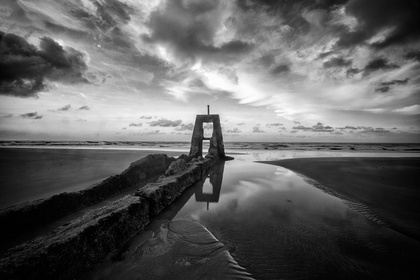
%> input picture Lab 12/A.jpg, 420 x 280 px, shrunk from 1500 x 1000 before the run
$ octave Q1.m   (GNU Octave 9; MATLAB toolbox functions it lacks are replaced by stand-ins)
%> lines starting %> are read from the running program, lines starting %| are printed output that depends on the picture; in (x1, y1, x2, y2) boxes, pixels count from 0 and x2, y2 are one past the last pixel; in counts of white or black regions, pixels touching at a corner belong together; the program's own positions count from 1
clear
I = imread('A.jpg');
%> I is the input picture: size 280x420 uint8; min 0, max 254, mean 96.3
Sx = [1 0 -1;2 0 -2;1 0 -1];
Sy = [1 2 1;0 0 0;-1 -2 -1];
[R C] = size(I);
%> R = 280; C = 420
IPAD = zeros(R+2,C+2);
IPAD(2:R+1,2:C+1) = I;
for i = 2:R+1
    for j = 2:C+1
        Gx(i-1,j-1) = sum(IPAD(i-1:i+1,j-1:j+1).*Sx,'all');
        Gy(i-1,j-1) = sum(IPAD(i-1:i+1,j-1:j+1).*Sy,'all');
    end
end
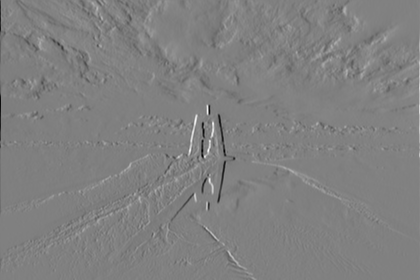
%> Gx: size 280x420 double; min -732, max 720, mean 0.1; drawn with min black and max white
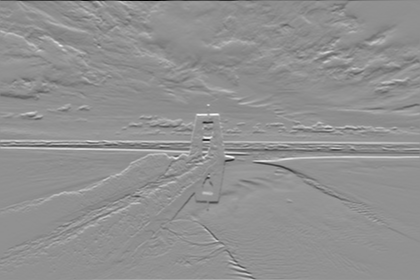
%> Gy: size 280x420 double; min -928, max 703, mean 1.1; drawn with min black and max white
G = sqrt(Gx.^2+Gy.^2);
A = atan2d(Gy,Gx);
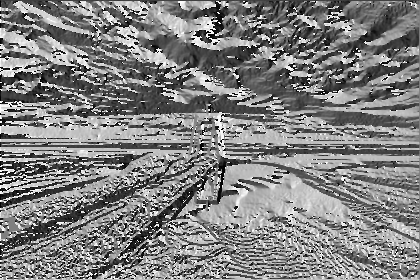
%> A: size 280x420 double; min -179.9, max 180, mean 2.8; drawn with min black and max white
T = 0.4*mean(I,'all');
%> T = 38.52
for i = 1:R
    for j = 1:C
        I90(i,j) = (G(i,j) > T) & (((A(i,j) > 67.5) & (A(i,j) < 112.5))|((A(i,j) < -67.5) & (A(i,j) > -112.5)));
        I180(i,j) = (G(i,j) > T) & (((A(i,j) > 157.5) & (A(i,j) < 202.5))|((A(i,j) > -22.5) & (A(i,j) < 22.5)));
    end
end
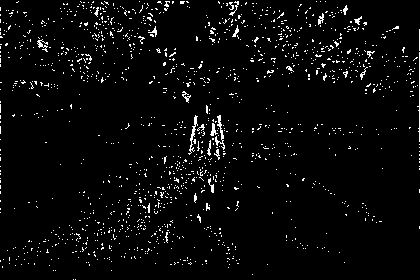
%> I180: size 280x420 logical; 3.6% white in thin lines or dots
%> I90: size 280x420 logical; 21.6% white; 1846 white regions (1642 under 20 px), largest, box (x1, y1, x2, y2) and area: (224, 128, 419, 176) 3086, (1, 137, 190, 159) 1966, (1, 127, 159, 139) 806
for i = 1:R
    countx = 0;
    county = 0;
    for j = 1:C
        if I90(i,j) == false
            countx = countx + 1;
        elseif I90(i,j) == true
            if countx < 5
                I90(i,j-countx:j-1) = true;
            end
            countx = 0;
        end
        if I180(i,j) == false
            county = county + 1;
        elseif I180(i,j) == true
            if county < 5
                I180(i,j-county:j-1) = true;
            end
            county = 0;
        end
    end
end
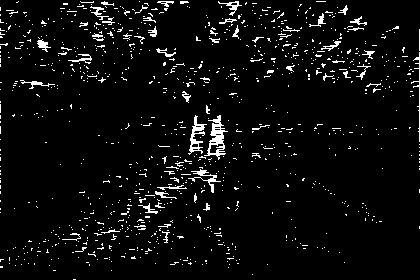
%> I180: size 280x420 logical; 4.9% white in thin lines or dots
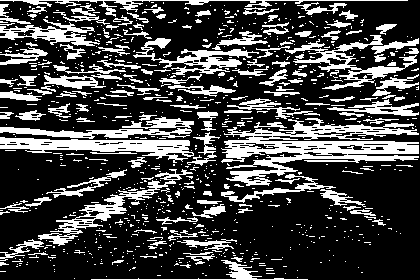
%> I90: size 280x420 logical; 27% white; 870 white regions (724 under 20 px), largest, box (x1, y1, x2, y2) and area: (221, 118, 419, 186) 5347, (0, 137, 194, 163) 2215, (38, 169, 193, 246) 1594
figure, imshow(I90), title('Local processed image angle = 90'), imwrite(I90,'Output_Q1_angle90.jpg');
figure, imshow(I180), title('Local processed image angle = 180'), imwrite(I180,'Output_Q1_angle180.jpg');
figure, imshow(I90|I180), title('Local processed image, After preforming or operation'), imwrite(I180|I90,'Output_Q1_ORop.jpg');
%> after `imshow(I90|I180)`:
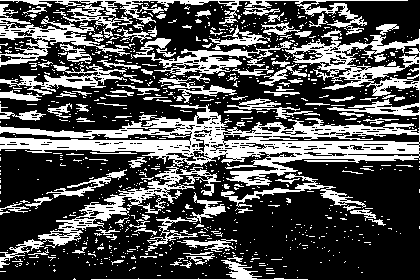
%> displayed picture: size 280x420 logical; 31.4% white; 888 white regions (782 under 20 px), largest, box (x1, y1, x2, y2) and area: (0, 29, 420, 268) 17123, (0, 0, 408, 35) 2007, (0, 4, 130, 67) 1926
